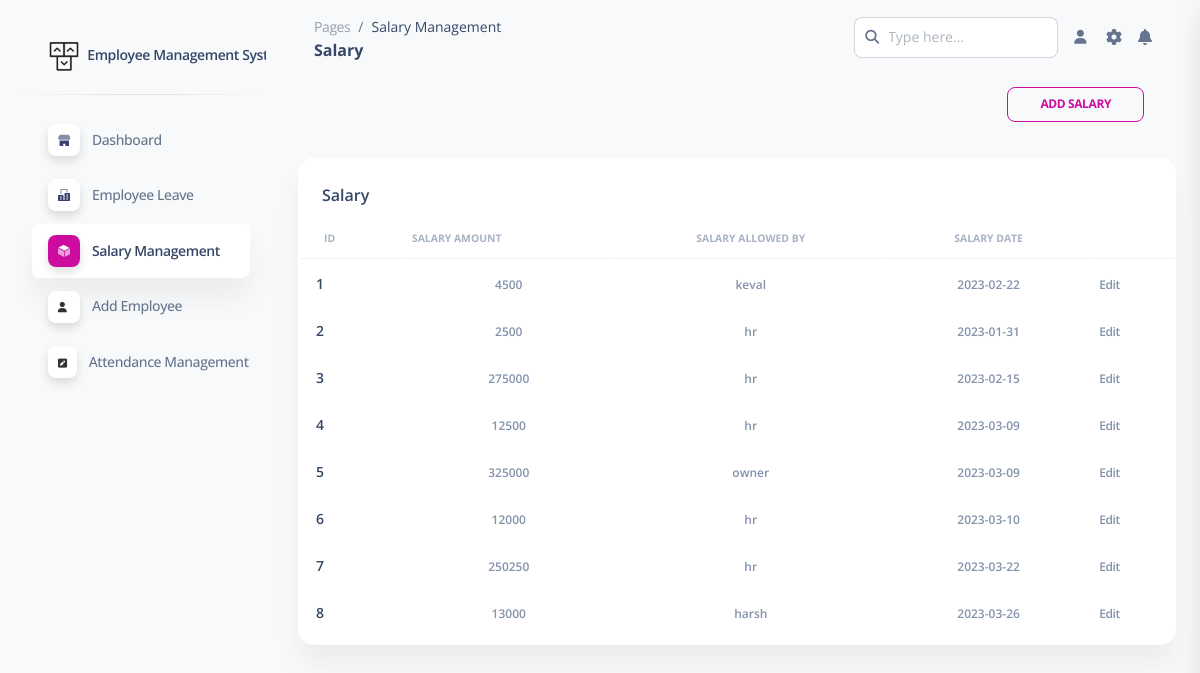
The app's page /pages/admin_sal.php with its own data.
### tables this page shows
CREATE TABLE `salary__tbl` (
  `id` int(20) NOT NULL,
  `emp_id` int(20) NOT NULL,
  `salary_amount` bigint(80) NOT NULL,
  `salary_allowed_by` varchar(255) NOT NULL,
  `salary_date` varchar(20) NOT NULL
);

### pages/admin_sal.php (the view, shortened to what this page needs)
<?php
    $conn=mysqli_connect("localhost","root","","employee_management")or die("error in connection");
    $query="select * from salary__tbl";
    $result=mysqli_query($conn,$query);
?>
<!DOCTYPE html>
<html lang="en">
<head>
  <link href="../assets/css/nucleo-icons.css" rel="stylesheet" />
  <link href="../assets/css/nucleo-svg.css" rel="stylesheet" />
  <link href="../assets/css/nucleo-svg.css" rel="stylesheet" />
  <link id="pagestyle" href="../assets/css/soft-ui-dashboard.css?v=1.0.6" rel="stylesheet" />
</head>
<body class="g-sidenav-show  bg-gray-100">
  <aside class="sidenav navbar navbar-vertical navbar-expand-xs border-0 border-radius-xl my-3 fixed-start ms-3 " id="sidenav-main">
    <div class="sidenav-header">
      <a class="navbar-brand m-0"  target="_blank">
        <img src="../assets/img/logo-ct-dark.png" class="navbar-brand-img h-100" alt="main_logo">
        <span class="ms-1 font-weight-bold">Employee Management System</span>
      </a>
    </div>
    <hr class="horizontal dark mt-0">
    <div class="collapse navbar-collapse  w-auto " id="sidenav-collapse-main">
      <ul class="navbar-nav">
        <li class="nav-item">
          <a class="nav-link  " href="dashboard.php">
            <div class="icon icon-shape icon-sm shadow border-radius-md bg-white text-center me-2 d-flex align-items-center justify-content-center">
            </div>
            <span class="nav-link-text ms-1">Dashboard</span>
          </a>
        <li class="nav-item">
          <a class="nav-link" href="emp_leave.php">
            <div class="icon icon-shape icon-sm shadow border-radius-md bg-white text-center me-2 d-flex align-items-center justify-content-center">
            </div>
            <span class="nav-link-text ms-1">Employee Leave</span>
          </a>
        </li>
        <li class="nav-item">
          <a class="nav-link active" href="admin_sal.php">
            <div class="icon icon-shape icon-sm shadow border-radius-md bg-white text-center me-2 d-flex align-items-center justify-content-center">
            </div>
            <span class="nav-link-text ms-1">Salary Management</span>
          </a>
        </li>
        <li class="nav-item">
          <a class="nav-link" href="add_employee.php">
            <div class="icon icon-shape icon-sm shadow border-radius-md bg-white text-center me-2 d-flex align-items-center justify-content-center">
            <i class="fa fa-user me-sm-1" style="color:#000;"></i>
            </div>
            <span class="nav-link-text ms-1">Add Employee</span>
          </a>
        </li>
        <li class="nav-item">
          <a class="nav-link" href="attendence_index.php">
            <div class="icon icon-shape icon-sm shadow border-radius-md bg-white text-center me-2 d-flex align-items-center justify-content-center">
                <i class="fa fa-pencil-square" aria-hidden="true" style="color:#000;"></i>
            </div>
            <span class="nav-link-text ms-1">Attendance Management</span>
          </a>
        </li>
      </ul>
    </div>
  </aside>
  <main class="main-content position-relative max-height-vh-100 h-100 border-radius-lg ">
    <nav class="navbar navbar-main navbar-expand-lg px-0 mx-4 shadow-none border-radius-xl" id="navbarBlur" navbar-scroll="true">
      <div class="container-fluid py-1 px-3">
        <nav aria-label="breadcrumb">
          <ol class="breadcrumb bg-transparent mb-0 pb-0 pt-1 px-0 me-sm-6 me-5">
            <li class="breadcrumb-item text-sm"><a class="opacity-5 text-dark" href="javascript:;">Pages</a></li>
            <li class="breadcrumb-item text-sm text-dark active" aria-current="page">Salary Management</li>
          </ol>
          <h6 class="font-weight-bolder mb-0">Salary</h6>
        </nav>
        <div class="collapse navbar-collapse mt-sm-0 mt-2 me-md-0 me-sm-4" id="navbar">
          <div class="ms-md-auto pe-md-3 d-flex align-items-center">
            <div class="input-group">
              <span class="input-group-text text-body"><i class="fas fa-search" aria-hidden="true"></i></span>
              <input type="text" class="form-control" placeholder="Type here...">
            </div>
          </div>
          <ul class="navbar-nav  justify-content-end">
            <li class="nav-item d-flex align-items-center">
              <a href="profile.php" class="nav-link text-body font-weight-bold px-0">
                <i class="fa fa-user me-sm-1"></i>
              </a>
            </li>
            <li class="nav-item px-3 d-flex align-items-center">
                <i class="fa fa-cog fixed-plugin-button-nav cursor-pointer"></i>
            </li>
            <li class="nav-item dropdown pe-2 d-flex align-items-center">
                <i class="fa fa-bell cursor-pointer"></i>
            </li>
          </ul>
        </div>
      </div>
    </nav>
   <nav class="navbar navbar-main navbar-expand-lg px-0 mx-4 shadow-none border-radius-xl" id="navbarBlur" navbar-scroll="true">
      <div class="container-fluid py-1 px-3">
        <div class="collapse navbar-collapse mt-sm-0 mt-2 me-md-0 me-sm-4" id="navbar">
          <ul class="navbar-nav  justify-content-end">
            <li class="nav-item d-flex align-items-center">
              <a class="btn btn-outline-primary btn-sm mb-0 me-3"  href="add_salary.php">Add Salary</a>
            </li>
          </ul>
        </div>
      </div>
    </nav>
    <div class="container-fluid py-4">
      <div class="row">
        <div class="col-12">
          <div class="card mb-4">
            <div class="card-header pb-0">
              <h6>Salary</h6>
            </div>
            <div class="card-body px-0 pt-0 pb-2">
              <div class="table-responsive p-0">
                <table class="table align-items-center mb-0">
                  <thead>
                    <tr>
                      <th class="text-uppercase text-secondary text-xxs font-weight-bolder opacity-7">Id</th>
                      <th class="text-uppercase text-secondary text-xxs font-weight-bolder opacity-7 ps-2">Salary Amount</th>
                      <th class="text-center text-uppercase text-secondary text-xxs font-weight-bolder opacity-7">Salary Allowed By</th>
                       <th class="text-center text-uppercase text-secondary text-xxs font-weight-bolder opacity-7">Salary Date</th>
                      <th class="text-secondary opacity-7"></th>
                    </tr>
                  </thead>
                  <?php
                  $i=1;
                       while($row=mysqli_fetch_array($result))
                       {
                        $e_id = $row['id'];
                  ?>
                  <tbody>
                    <tr>
                    <td>
                        <div class="d-flex px-2 py-1">
                          <div class="d-flex flex-column justify-content-center">
                            <h6 class="mb-0 text-sm"><?php echo $i++; ?></h6>
                          </div>
                        </div>
                    </td>
                      <td class="align-middle text-center">
                        <span class="text-secondary text-xs font-weight-bold"><?php echo $row['salary_amount'] ?></span>
                      </td>
                      <td class="align-middle text-center">
                        <span class="text-secondary text-xs font-weight-bold"><?php echo $row['salary_allowed_by'] ?></span>
                      </td>
                      <td class="align-middle text-center">
                        <span class="text-secondary text-xs font-weight-bold"><?php echo $row['salary_date'] ?></span>
                      </td>
                      <td class="align-middle">
                        <?php
                            echo '<a href="add_admin_sal.php?id='.$e_id.'"  class="text-secondary font-weight-bold text-xs" data-toggle="tooltip" data-original-title="Edit user">Edit</a>';
                        ?>
                      </td>
                    </tr>
                     <?php
                       }
                  ?>
                  </tbody>
                </table>
              </div>
            </div>
          </div>
        </div>
      </div>
    </div>
  </main>
</body>
</html>

### assets/css/nucleo-svg.css (style rules this page uses)
.icon { display: inline-block; color: #111111; height: 1em; width: 1em; }
.icon-sm { height: 0.8em; width: 0.8em; }
.icon { fill: currentColor; stroke: none; }

### records on screen
salary__tbl: salary_amount "4500", salary_allowed_by "keval", salary_date "2023-02-22"
salary__tbl: salary_amount "2500", salary_allowed_by "hr", salary_date "2023-01-31"
salary__tbl: salary_amount "275000", salary_allowed_by "hr", salary_date "2023-02-15"
salary__tbl: salary_amount "12500", salary_allowed_by "hr", salary_date "2023-03-09"
salary__tbl: salary_amount "325000", salary_allowed_by "owner", salary_date "2023-03-09"
salary__tbl: salary_amount "12000", salary_allowed_by "hr", salary_date "2023-03-10"
salary__tbl: salary_amount "250250", salary_allowed_by "hr", salary_date "2023-03-22"
salary__tbl: salary_amount "13000", salary_allowed_by "harsh", salary_date "2023-03-26"
